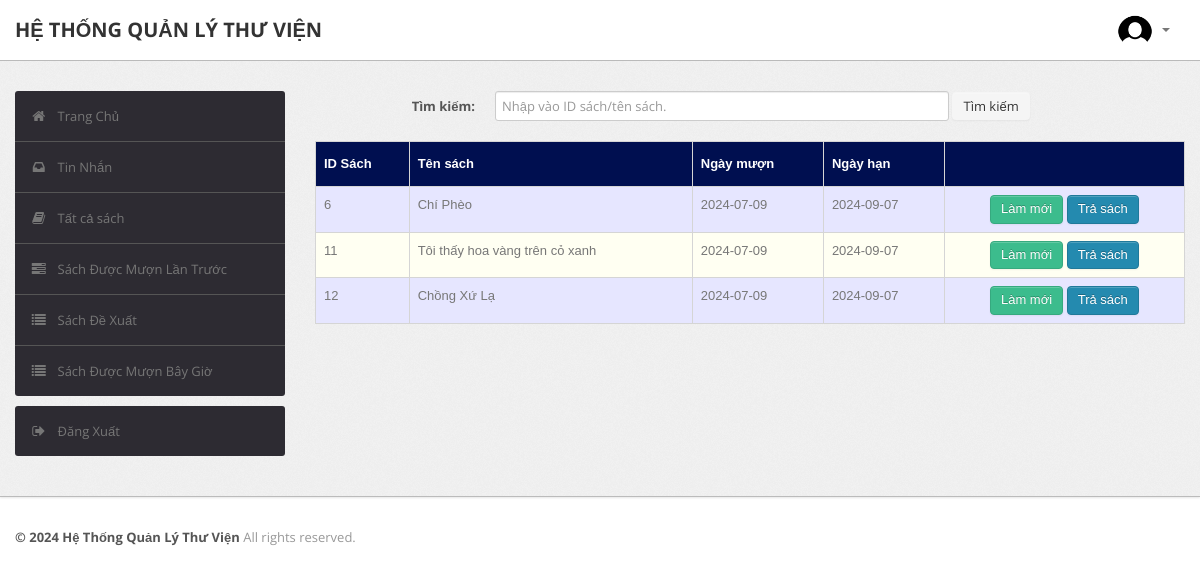
/student/current.php (signed in), run on an earlier commit of the app's database.
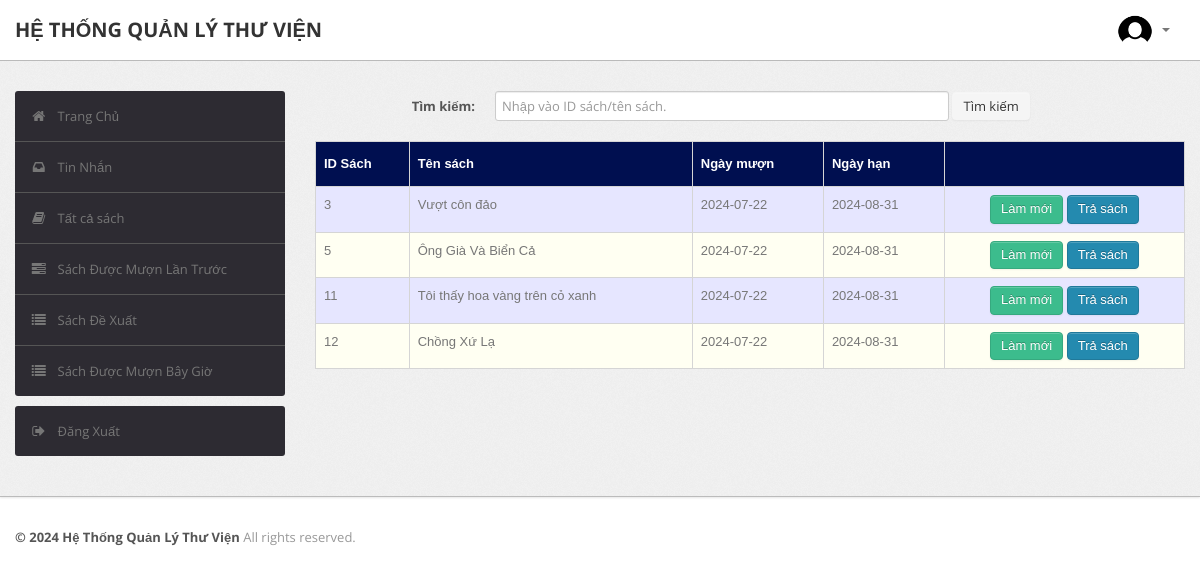
And on a later commit of the database.
### tables this page shows
CREATE TABLE `record` (
  `RollNo` varchar(50) NOT NULL,
  `BookId` int(10) NOT NULL,
  `Date_of_Issue` date DEFAULT NULL,
  `Due_Date` date DEFAULT NULL,
  `Date_of_Return` date DEFAULT NULL,
  `Dues` int(10) DEFAULT NULL,
  `Renewals_left` int(10) DEFAULT NULL,
  `Time` time DEFAULT NULL
);

CREATE TABLE `book` (
  `BookId` int(10) NOT NULL,
  `Title` varchar(50) DEFAULT NULL,
  `Publisher` varchar(50) DEFAULT NULL,
  `Year` varchar(50) DEFAULT NULL,
  `Availability` int(5) DEFAULT NULL
);

### student/current.php (the view, shortened to what this page needs)
<?php
require('dbconn.php');
?>
<?php
if ($_SESSION['RollNo']) {
    ?>
<!DOCTYPE html>
<html lang="en">
    <head>
        <link type="text/css" href="bootstrap/css/bootstrap.min.css" rel="stylesheet">
        <link type="text/css" href="bootstrap/css/bootstrap-responsive.min.css" rel="stylesheet">
        <link type="text/css" href="css/theme.css" rel="stylesheet">
        <link type="text/css" href="images/icons/css/font-awesome.css" rel="stylesheet">
    </head>
    <body>
        <div class="navbar navbar-fixed-top">
            <div class="navbar-inner">
                <div class="container">
                        <a class="brand" href="index.php">HỆ THỐNG QUẢN LÝ THƯ VIỆN</a>
                    <div class="nav-collapse collapse navbar-inverse-collapse">
                        <ul class="nav pull-right">
                            <li class="nav-user dropdown"><a href="#" class="dropdown-toggle" data-toggle="dropdown">
                                <img src="images/user.png" class="nav-avatar" />
                                <b class="caret"></b></a>
                            </li>
                        </ul>
                    </div>
                </div>
            </div>
        </div>
        <div class="wrapper">
            <div class="container">
                <div class="row">
                    <div class="span3">
                        <div class="sidebar">
                            <ul class="widget widget-menu unstyled">
                                <li class="active"><a href="index.php"><i class="menu-icon icon-home"></i>Trang Chủ
                                </a></li>
                                 <li><a href="message.php"><i class="menu-icon icon-inbox"></i>Tin Nhắn</a>
                                </li>
                                <li><a href="book.php"><i class="menu-icon icon-book"></i>Tất cả sách </a></li>
                                <li><a href="history.php"><i class="menu-icon icon-tasks"></i>Sách Được Mượn Lần Trước </a></li>
                                <li><a href="recommendations.php"><i class="menu-icon icon-list"></i>Sách Đề Xuất </a></li>
                                <li><a href="current.php"><i class="menu-icon icon-list"></i>Sách Được Mượn Bây Giờ </a></li>
                            </ul>
                            <ul class="widget widget-menu unstyled">
                                <li><a href="logout.php"><i class="menu-icon icon-signout"></i>Đăng Xuất </a></li>
                            </ul>
                        </div>
                    </div>
                    <div class="span9">
                        <form class="form-horizontal row-fluid" action="current.php" method="post">
                                        <div class="control-group">
                                            <label class="control-label" for="Search"><b>Tìm kiếm:</b></label>
                                            <div class="controls">
                                                <input type="text" id="title" name="title" placeholder="Nhập vào ID sách/tên sách." class="span8" required>
                                                <button type="submit" name="submit"class="btn">Tìm kiếm</button>
                                            </div>
                                        </div>
                                    </form>
                                    <br>
                                    <?php
                                    $rollno = $_SESSION['RollNo'];
                                    if(isset($_POST['submit']))
                                        {$s=$_POST['title'];
                                            $sql="select * from LMS.record,LMS.book where RollNo = '$rollno' and Date_of_Issue is NOT NULL and Date_of_Return is NULL and book.Bookid = record.BookId and (record.BookId='$s' or Title like '%$s%')";
                                        }
                                    else
                                        $sql="select * from LMS.record,LMS.book where RollNo = '$rollno' and Date_of_Issue is NOT NULL and Date_of_Return is NULL and book.Bookid = record.BookId";
                                    $result=$conn->query($sql);
                                    $rowcount=mysqli_num_rows($result);
                                    if(!($rowcount))
                                        echo "<br><center><h2><b><i>Không kết quả</i></b></h2></center>";
                                    else
                                    {
                                    ?>
                        <table class="table" id = "tables">
                                  <thead>
                                    <tr>
                                      <th>ID Sách</th>
                                      <th>Tên sách</th>
                                      <th>Ngày mượn</th>
                                      <th>Ngày hạn</th>
                                      <th></th>
                                    </tr>
                                  </thead>
                                  <tbody>
                                <?php
                            while($row=$result->fetch_assoc())
                            {
                                $bookid=$row['BookId'];
                                $name=$row['Title'];
                                $issuedate=$row['Date_of_Issue'];
                                $duedate=$row['Due_Date'];
                                $renewals=$row['Renewals_left'];
                            ?>
                                    <tr>
                                      <td><?php echo $bookid ?></td>
                                      <td><?php echo $name ?></td>
                                      <td><?php echo $issuedate ?></td>
                                      <td><?php echo $duedate ?></td>
                                        <td><center>
                                        <?php
                                         if($renewals)
                                            echo "<a href=\"renew_request.php?id=".$bookid."\" class=\"btn btn-success\">Làm mới</a>";
                                        ?>
                                        <a href="return_request.php?id=<?php echo $bookid; ?>" class="btn btn-primary">Trả sách</a>
                                        </center></td>
                                    </tr>
                            <?php }} ?>
                                    </tbody>
                                </table>
                    </div>
                </div>
            </div>
        </div>
<div class="footer">
            <div class="container">
                <b class="copyright">&copy; 2024 Hệ Thống Quản Lý Thư Viện </b>All rights reserved.
            </div>
        </div>
    </body>
</html>
<?php }
else {
    echo "<script type='text/javascript'>alert('Access Denied!!!')</script>";
} ?>

### student/css/theme.css (style rules this page uses)
#tables { font-family: "Trebuchet MS", Arial, Helvetica, sans-serif; border-collapse: collapse; width: 100%; }
#tables td, #tables th { border: 1px solid #ddd; padding: 8px; }
#tables tr:nth-child(even) { background-color: #fffff2; }
#tables tr:nth-child(odd) { background-color: #e6e6ff; }
#tables th { padding-top: 12px; padding-bottom: 12px; text-align: left; background-color: #000F50; color: white; }
body { font-size: 13px; font-family: 'Open Sans', Arial, sans-serif; background: #fff; color: #777 }
strong, b { color: #555 }
.wrapper { background: url(../images/bg.png) #eee; border-bottom: 1px solid #bbb; -webkit-box-shadow: 0 1px 2px rgba(0,0,0,0.1); -moz-box-shadow: 0 1px 2px rgba(0,0,0,0.1); box-shadow: 0 1px 2px rgba(0,0,0,0.1); padding: 30px 0 }
.footer { color: #999; padding: 30px 0 60px }
form { margin: 0 }
select, textarea, input[type="text"], input[type="password"], input[type="datetime"], input[type="datetime-local"], input[type="date"], input[type="month"], input[type="time"], input[type="week"], input[type="number"], input[type="email"], input[type="url"], input[type="search"], input[type="tel"], input[type="color"], .uneditable-input, label, input, button, select, textarea { -webkit-border-radius: 3px; -moz-border-radius: 3px; border-radius: 3px; font-size: 13px; font-family: 'Open Sans', Tahoma, Arial, sans-serif }
body [class^="icon-"], body [class*=" icon-"] { font-size: 14px; line-height: 20px; height: 20px }
.form-horizontal .control-group, .form-vertical .control-group { margin-bottom: 0 }
.navbar { position: static!important; margin: 0!important }
.navbar .navbar-inner { background: #fff; border-bottom: 1px solid #bbb; -webkit-box-shadow: 0 1px 2px rgba(0,0,0,0.15); -moz-box-shadow: 0 1px 2px rgba(0,0,0,0.15); box-shadow: 0 1px 2px rgba(0,0,0,0.15) }
.navbar .brand { color: #333; font-weight: bold; font-size: 20px; margin-right: 20px; padding: 20px }
.navbar .nav>li>a { padding: 20px 15px; font-weight: bold; color: #777 }
.nav-user>a { height: 20px }
.nav-avatar { width: 34px; height: 34px; margin: -7px 5px 0 0; -webkit-border-radius: 50%; -moz-border-radius: 50%; border-radius: 50% }
.btn, .btn-box { -webkit-border-radius: 3px; -moz-border-radius: 3px; border-radius: 3px }
.btn { font-size: 13px; font-weight: 600 }
.btn { display: inline-block; margin-bottom: 0; font-weight: 400; text-align: center; vertical-align: middle; cursor: pointer; background-image: none; border: 1px solid transparent; white-space: nowrap; padding: 4px 10px; font-size: 13px; line-height: 1.42857; border-radius: 4px; -webkit-user-select: none; -moz-user-select: none; -ms-user-select: none; user-select: none }
.btn-primary { color: #fff; background-color: #248aaf; border-color: #20799a }
.btn-success { color: #fff; background-color: #3cbc8d; border-color: #36a97f }
.table { margin-bottom: 0 }
.table th, .table td { border-color: #d5d5d5!important }
.widget-menu { background: #fff; -webkit-border-radius: 3px; -moz-border-radius: 3px; border-radius: 3px; overflow: hidden }
.widget-menu a { color: #555; display: block; line-height: 20px; padding: 15px; text-decoration: none!important }
.widget-menu .menu-icon { margin-right: 10px; color: #767676; -webkit-transition: all .2s ease-in-out; -moz-transition: all .2s ease-in-out; transition: all .2s ease-in-out; }
.widget-menu>li+li { border-top: 1px solid #555 }
.widget-menu>li>a { background-color: #2d2b32; color: #767676; -webkit-transition: all .2s ease-in-out; -moz-transition: all .2s ease-in-out; transition: all .2s ease-in-out; }

What changed in the data, as far as the page shows it:
removed record: BookId.BookId "6", BookId.Title "Chí Phèo", Date_of_Issue "2024-07-09", Due_Date "2024-09-07"
added record: BookId.BookId "3", BookId.Title "Vượt côn đảo", Date_of_Issue "2024-07-22", Due_Date "2024-08-31"
added record: BookId.BookId "5", BookId.Title "Ông Già Và Biển Cả", Date_of_Issue "2024-07-22", Due_Date "2024-08-31"
changed record "Tôi thấy hoa vàng trên cỏ xanh": Date_of_Issue "2024-07-09" → "2024-07-22"; Due_Date "2024-09-07" → "2024-08-31"
changed record "Chồng Xứ Lạ": Date_of_Issue "2024-07-09" → "2024-07-22"; Due_Date "2024-09-07" → "2024-08-31"
